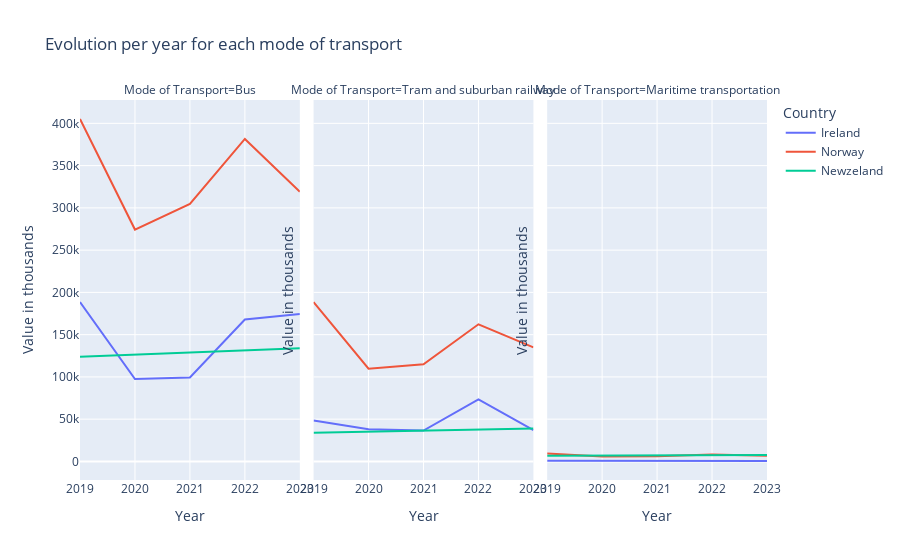

The notebook cell saved with this chart:
### Markdown cell above
# Evolution per year for each mode of transport: Ireland-Norway-New Zealand

### Code cell
fig = px.line(Transport_1, x='Year', y='VALUE', color='Country', facet_col='Mode of Transport',
              title='Evolution per year for each mode of transport')

fig.update_yaxes(title_text='Value in thousands ')

### Figure 1 — Plotly figure (JSON) as saved in the notebook; plotly's stock layout.template omitted (floating-point values rounded to 4 significant figures)
{"data": [{"hovertemplate": "Country=Ireland<br>Mode of Transport=Bus<br>Year=%{x}<br>VALUE=%{y}<extra></extra>", "legendgroup": "Ireland", "line": {"color": "#636efa", "dash": "solid"}, "marker": {"symbol": "circle"}, "mode": "lines", "name": "Ireland", "orientation": "v", "showlegend": true, "type": "scatter", "x": [2019, 2020, 2021, 2022, 2023], "xaxis": "x", "y": [188554, 97520, 99409, 167990, 174485], "yaxis": "y"}, {"hovertemplate": "Country=Ireland<br>Mode of Transport=Tram and suburban railway<br>Year=%{x}<br>VALUE=%{y}<extra></extra>", "legendgroup": "Ireland", "line": {"color": "#636efa", "dash": "solid"}, "marker": {"symbol": "circle"}, "mode": "lines", "name": "Ireland", "orientation": "v", "showlegend": false, "type": "scatter", "x": [2019, 2020, 2021, 2022, 2023], "xaxis": "x2", "y": [48345, 37954, 36551, 73401, 37018], "yaxis": "y2"}, {"hovertemplate": "Country=Ireland<br>Mode of Transport=Maritime transportation<br>Year=%{x}<br>VALUE=%{y}<extra></extra>", "legendgroup": "Ireland", "line": {"color": "#636efa", "dash": "solid"}, "marker": {"symbol": "circle"}, "mode": "lines", "name": "Ireland", "orientation": "v", "showlegend": false, "type": "scatter", "x": [2019, 2020, 2021, 2022, 2023], "xaxis": "x3", "y": [864.9, 864.9, 864.9, 500.2, 500.2], "yaxis": "y3"}, {"hovertemplate": "Country=Norway<br>Mode of Transport=Bus<br>Year=%{x}<br>VALUE=%{y}<extra></extra>", "legendgroup": "Norway", "line": {"color": "#EF553B", "dash": "solid"}, "marker": {"symbol": "circle"}, "mode": "lines", "name": "Norway", "orientation": "v", "showlegend": true, "type": "scatter", "x": [2019, 2020, 2021, 2022, 2023], "xaxis": "x", "y": [405152, 274325, 304718, 381568, 319133], "yaxis": "y"}, {"hovertemplate": "Country=Norway<br>Mode of Transport=Tram and suburban railway<br>Year=%{x}<br>VALUE=%{y}<extra></extra>", "legendgroup": "Norway", "line": {"color": "#EF553B", "dash": "solid"}, "marker": {"symbol": "circle"}, "mode": "lines", "name": "Norway", "orientation": "v", "showlegend": false, "type": "scatter", "x": [2019, 2020, 2021, 2022, 2023], "xaxis": "x2", "y": [188479, 109781, 114956, 162245, 134882], "yaxis": "y2"}, {"hovertemplate": "Country=Norway<br>Mode of Transport=Maritime transportation<br>Year=%{x}<br>VALUE=%{y}<extra></extra>", "legendgroup": "Norway", "line": {"color": "#EF553B", "dash": "solid"}, "marker": {"symbol": "circle"}, "mode": "lines", "name": "Norway", "orientation": "v", "showlegend": false, "type": "scatter", "x": [2019, 2020, 2021, 2022, 2023], "xaxis": "x3", "y": [9372, 5840, 6028, 8188, 6580], "yaxis": "y3"}, {"hovertemplate": "Country=Newzeland<br>Mode of Transport=Bus<br>Year=%{x}<br>VALUE=%{y}<extra></extra>", "legendgroup": "Newzeland", "line": {"color": "#00cc96", "dash": "solid"}, "marker": {"symbol": "circle"}, "mode": "lines", "name": "Newzeland", "orientation": "v", "showlegend": true, "type": "scatter", "x": [2019, 2020, 2021, 2022, 2023], "xaxis": "x", "y": [124000.0, 126500.0, 129000.0, 131400.0, 133900.0], "yaxis": "y"}, {"hovertemplate": "Country=Newzeland<br>Mode of Transport=Tram and suburban railway<br>Year=%{x}<br>VALUE=%{y}<extra></extra>", "legendgroup": "Newzeland", "line": {"color": "#00cc96", "dash": "solid"}, "marker": {"symbol": "circle"}, "mode": "lines", "name": "Newzeland", "orientation": "v", "showlegend": false, "type": "scatter", "x": [2019, 2020, 2021, 2022, 2023], "xaxis": "x2", "y": [33910.0, 35180.0, 36460.0, 37740.0, 39020.0], "yaxis": "y2"}, {"hovertemplate": "Country=Newzeland<br>Mode of Transport=Maritime transportation<br>Year=%{x}<br>VALUE=%{y}<extra></extra>", "legendgroup": "Newzeland", "line": {"color": "#00cc96", "dash": "solid"}, "marker": {"symbol": "circle"}, "mode": "lines", "name": "Newzeland", "orientation": "v", "showlegend": false, "type": "scatter", "x": [2019, 2020, 2021, 2022, 2023], "xaxis": "x3", "y": [6825.0, 7003.0, 7181.0, 7359.0, 7538.0], "yaxis": "y3"}], "layout": {"annotations": [{"font": {}, "showarrow": false, "text": "Mode of Transport=Bus", "x": 0.16, "xanchor": "center", "xref": "paper", "y": 1, "yanchor": "bottom", "yref": "paper"}, {"font": {}, "showarrow": false, "text": "Mode of Transport=Tram and suburban railway", "x": 0.5, "xanchor": "center", "xref": "paper", "y": 1, "yanchor": "bottom", "yref": "paper"}, {"font": {}, "showarrow": false, "text": "Mode of Transport=Maritime transportation", "x": 0.84, "xanchor": "center", "xref": "paper", "y": 1, "yanchor": "bottom", "yref": "paper"}], "legend": {"title": {"text": "Country"}, "tracegroupgap": 0}, "title": {"text": "Evolution per year for each mode of transport"}, "xaxis": {"anchor": "y", "domain": [0, 0.32], "title": {"text": "Year"}}, "xaxis2": {"anchor": "y2", "domain": [0.34, 0.66], "matches": "x", "title": {"text": "Year"}}, "xaxis3": {"anchor": "y3", "domain": [0.68, 1.0], "matches": "x", "title": {"text": "Year"}}, "yaxis": {"anchor": "x", "domain": [0, 1], "title": {"text": "Value in thousands "}}, "yaxis2": {"anchor": "x2", "domain": [0, 1], "matches": "y", "showticklabels": false, "title": {"text": "Value in thousands "}}, "yaxis3": {"anchor": "x3", "domain": [0, 1], "matches": "y", "showticklabels": false, "title": {"text": "Value in thousands "}}}}
